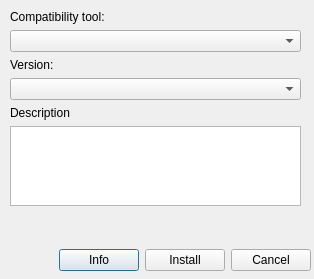
<?xml version="1.0" encoding="UTF-8"?>
<ui version="4.0">
 <class>PuiguiCtInstallerDialog</class>
 <widget class="QDialog" name="PuiguiCtInstallerDialog">
  <property name="geometry">
   <rect>
    <x>0</x>
    <y>0</y>
    <width>314</width>
    <height>279</height>
   </rect>
  </property>
  <property name="maximumSize">
   <size>
    <width>314</width>
    <height>279</height>
   </size>
  </property>
  <property name="windowTitle">
   <string>Install Compatibility Tool</string>
  </property>
  <property name="modal">
   <bool>true</bool>
  </property>
  <widget class="QWidget" name="horizontalLayoutWidget">
   <property name="geometry">
    <rect>
     <x>10</x>
     <y>240</y>
     <width>301</width>
     <height>41</height>
    </rect>
   </property>
   <layout class="QHBoxLayout" name="button_box">
    <item>
     <spacer name="horizontalSpacer">
      <property name="orientation">
       <enum>Qt::Horizontal</enum>
      </property>
      <property name="sizeHint" stdset="0">
       <size>
        <width>40</width>
        <height>20</height>
       </size>
      </property>
     </spacer>
    </item>
    <item>
     <widget class="QPushButton" name="btnInfo">
      <property name="text">
       <string>Info</string>
      </property>
     </widget>
    </item>
    <item>
     <widget class="QPushButton" name="btnInstall">
      <property name="text">
       <string>Install</string>
      </property>
     </widget>
    </item>
    <item>
     <widget class="QPushButton" name="btnCancel">
      <property name="text">
       <string>Cancel</string>
      </property>
     </widget>
    </item>
   </layout>
  </widget>
  <widget class="QWidget" name="verticalLayoutWidget">
   <property name="geometry">
    <rect>
     <x>10</x>
     <y>10</y>
     <width>291</width>
     <height>221</height>
    </rect>
   </property>
   <layout class="QVBoxLayout" name="verticalLayout">
    <item>
     <widget class="QLabel" name="lblCompatTool">
      <property name="text">
       <string>Compatibility tool:</string>
      </property>
     </widget>
    </item>
    <item>
     <widget class="QComboBox" name="comboCompatTool">
      <property name="focusPolicy">
       <enum>Qt::StrongFocus</enum>
      </property>
     </widget>
    </item>
    <item>
     <widget class="QLabel" name="lblCompatToolVersion">
      <property name="text">
       <string>Version:</string>
      </property>
     </widget>
    </item>
    <item>
     <widget class="QComboBox" name="comboCompatToolVersion"/>
    </item>
    <item>
     <widget class="QLabel" name="lblTxtDescription">
      <property name="text">
       <string>Description</string>
      </property>
     </widget>
    </item>
    <item>
     <widget class="QTextEdit" name="txtDescription">
      <property name="maximumSize">
       <size>
        <width>16777215</width>
        <height>95</height>
       </size>
      </property>
      <property name="readOnly">
       <bool>true</bool>
      </property>
     </widget>
    </item>
    <item>
     <spacer name="verticalSpacer">
      <property name="orientation">
       <enum>Qt::Vertical</enum>
      </property>
      <property name="sizeHint" stdset="0">
       <size>
        <width>20</width>
        <height>40</height>
       </size>
      </property>
     </spacer>
    </item>
   </layout>
  </widget>
 </widget>
 <resources/>
 <connections/>
</ui>
